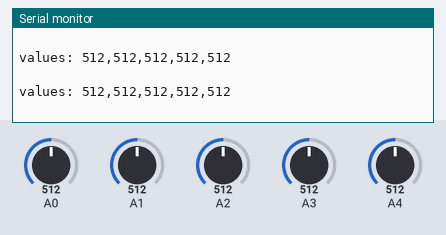
The sketch below on a simulated Arduino Uno, built with avr-gcc and run on an emulated ATmega328P. On the bench: the last lines printed to the serial monitor. Inputs (shaded band) come from the test bench; at power-on: A1 = 512, A2 = 512, A0 = 512, A4 = 512, A3 = 512.

Above: at 3.8 s.
3.9 s: A1 set to 970
At 6.5 s:
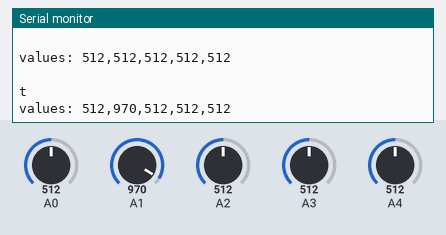
10.5 s: A2 set to 970
At 12.5 s:
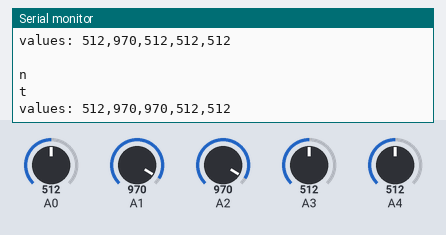
16.5 s: A0 set to 970
At 19.5 s:
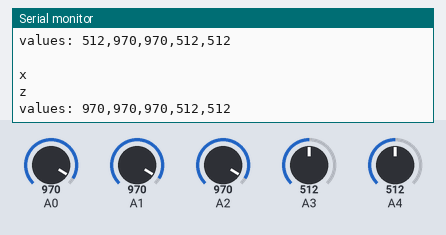
20.4 s: A4 set to 970
At 21.7 s:
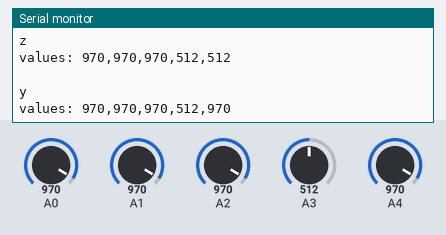
25.5 s: A3 set to 716
At 27.6 s:
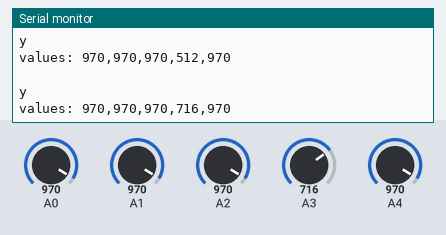
29.4 s: A0 set to 950
At 31.1 s:
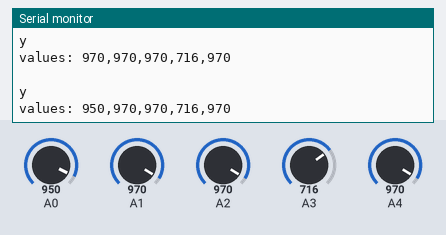
Timing chart, 0 to 32.6 s (numbered marks = the images above; inputs shaded):
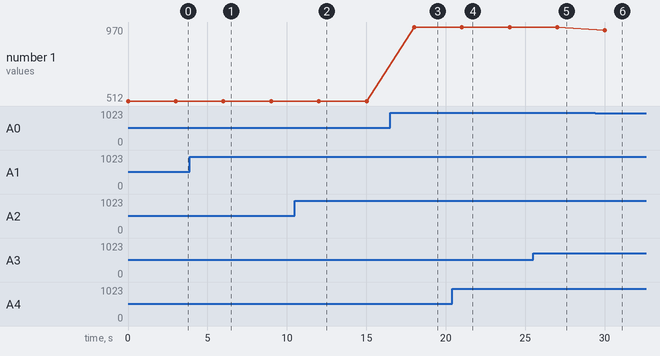

The sketch:

code.ino
```cpp
int a = 0;

int b = 0;

int c = 0;

int d = 0;

int e = 0;

void values(){
char buffer[40];
sprintf(buffer, "values: %d,%d,%d,%d,%d", a, b, c,d,e);
Serial.println(buffer);
 }

void setup()
{
  pinMode(A0, INPUT);
  pinMode(A1, INPUT);
  pinMode(A2, INPUT);
  pinMode(A3, INPUT);
  pinMode(A4, INPUT);
  Serial.begin(9600);

}

void loop()
{
  a = analogRead(A0); //thumb
  b = analogRead(A1); //index
  c = analogRead(A2); //middle
  d = analogRead(A3); //ring
  e = analogRead(A4); //little

//Serial.println(a);
//Serial.println(b);
//Serial.println(c);
//Serial.println(d);
//Serial.println(e);
Serial.println(" ");

 {
  if (a<100 && b<80  && c<40 && d<35 && e<100) {
    Serial.println("Please stop");

  }
  {
  if (a<100 && b>70  && d>25 && e<100 ) {
    Serial.println("Hey,How are you?");
  }

  if (a<30 && a>10 && b>180 && b<230 && c>85 && c<180 && d>25 && d<90 && e>30 && e<100 ) {
    Serial.println("Can you comunicate in sign language?");
  }
  }
  if (a<30 && a>12 && b>190 && b<240 && c>115 && c<165 && d>65 && d<115 && e>60 && e<110 ) {
    Serial.println("Thank You");

  }
   if (a<180 && a>100 && b>60 && b<140 && c>10 && c<90 && d>30 && d<110 && e>100 && e<130 ) {
    Serial.println("e");

  }
    if (a<180 && a>100 && b>200 && b<250 && c>90 && c<120 && d>90 && d<160 && e>130 && e<210 ) {
    Serial.println("f");

  }
       if (a<250 && a>200 && b>225 && b<275 && c>70 && c<120 && d>40 && d<90 && e>75 && e<120 ) {
    Serial.println("g");

  }
  if (a<260 && a>210 && b>125 && b<175 && c>70 && c<1200 && d>135 && d<185 && e>100 && e<150 ) {
    Serial.println("h");

  }
  if (a<300 && a>250 && b>100 && b<150 && c>90 && c<140 && d>55 && d<105 && e>155 && e<205 ) {
    Serial.println("i");

  }
  if (a<260 && a>210 && b>225 && b<275 && c>65 && c<115 && d>125 && d<175 && e>95 && e<145 ) {
    Serial.println("k");
  }
  if (a < 800 && b < 900 && c > 900 && d > 900 && e > 900 ) {
    Serial.println("l");
  }
  if (a < 800 && b > 900 && c > 900 && d > 900 && e < 900 ) {
    Serial.println("m");
  }
  if (a < 820 && b > 900 && c > 900 && d < 900 && e < 900 ) {
    Serial.println("n");
  }
   if (a > 820 && b < 900 && c < 900 && d < 900 && e > 900 ) {
    Serial.println("o");
  }
   if (a < 880 && b < 910 && c > 900 && d > 900 && e < 890 ) {
    Serial.println("p");
  }
   if (a < 850 && b < 900 && c > 900 && d < 920 && e < 890 ) {
    Serial.println("q");
  }
   if (a < 790 && b < 900 && c < 900 && d > 920 && e > 890 ) {
    Serial.println("r");
  }
  if (a < 960 && b > 900 && c > 900 && d > 920 && e > 890 && a > 940 ) {
    Serial.println("s");
  }
  if (a < 800 && b > 900 && d < 920 && e < 890 ) {
    Serial.println("t");
  }
   if (a > 900 && b < 900 && d > 900 && e < 900 ) {
    Serial.println("u");
  }
  if (a > 900 && b < 900 && d < 900 && e < 900 && c > 900 ) {
    Serial.println("v");
  }
  if (a < 900 && b < 900 && d < 900 && e < 900 && c > 900 ) {
    Serial.println("w");
  }
   if (a > 900 && b > 900 && d < 900 && e < 900 && c > 900 ) {
    Serial.println("x");
  }
   if (a > 800 && b > 900 && d < 900 && e > 900 && c > 900 ) {
    Serial.println("y");
  }
     if (a > 900 && b > 900 && d < 900 && e < 900 && c > 900 ) {
    Serial.println("z");
  }

values();
  delay(3000);
  }}
```

Measured:
- after the input at 3.9 s, the serial monitor: prints a new line after 2.1 s (image 1)
- after the input at 10.5 s, the serial monitor: prints a new line after 1.5 s (image 2)
- after the input at 16.5 s, the serial monitor: prints a new line after 1.5 s (image 3)
- after the input at 20.4 s, the serial monitor: prints a new line after 0.61 s (image 4)
- after the input at 25.5 s, the serial monitor: prints a new line after 1.5 s (image 5)
- after the input at 29.4 s, the serial monitor: prints a new line after 0.62 s (image 6)
- plotted number 1: 970 → 950 after the input at 29.4 s
